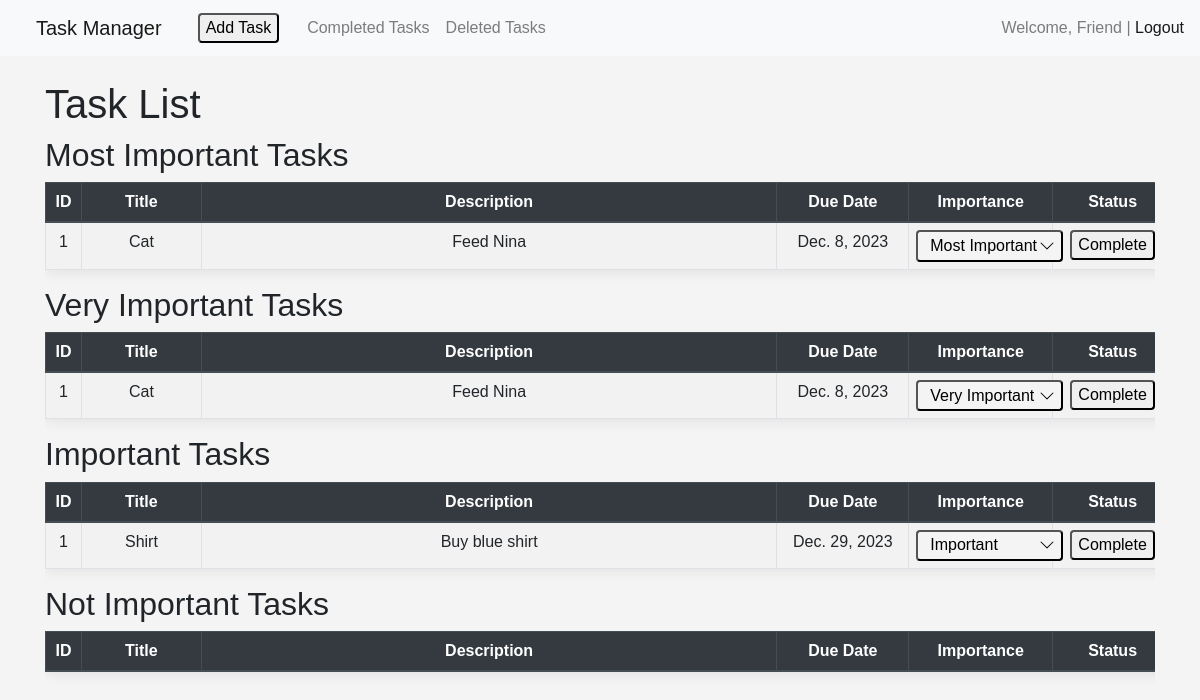
Page /tasks/ (signed in) on the committed database.
### task_manager/models.py (models this page shows, shortened)
class Task(models.Model):
    STATUS_CHOICES = (
        ('Incomplete', 'Incomplete'),
        ('Complete', 'Complete'),
    )
    IMPORTANCE_CHOICES = [
        ('most_important', 'Most Important'),
        ('very_important', 'Very Important'),
        ('important', 'Important'),
        ('not_important', 'Not Important'),
    ]
    user = models.ForeignKey(settings.AUTH_USER_MODEL, on_delete=models.CASCADE)
    title = models.CharField(max_length=64)
    description = models.TextField()
    created_at = models.DateTimeField(auto_now_add=True)
    due_date = models.DateField()
    status = models.CharField(max_length=20, choices=STATUS_CHOICES, default='Incomplete')
    importance = models.CharField(
        max_length=20,
        choices=IMPORTANCE_CHOICES,
        default='not_important'
    )
    is_deleted = models.BooleanField(default=False)
    class Meta:
        app_label = 'task_manager'

### task_manager/views.py (the view, shortened to what this page needs)
# urls.py: path('', views.task_list, name='task_list'),
@login_required
def task_list(request):
    filters = {'user': request.user, 'status': 'Incomplete', 'is_deleted': False}
    most_important_tasks = Task.objects.filter(**filters, importance='most_important').order_by('due_date')
    very_important_tasks = Task.objects.filter(**filters, importance='very_important').order_by('due_date')
    important_tasks = Task.objects.filter(**filters, importance='important').order_by('due_date')
    not_important_tasks = Task.objects.filter(**filters, importance='not_important').order_by('due_date')
    task_categories = {
        'most_important_tasks': most_important_tasks,
        'very_important_tasks': very_important_tasks,
        'important_tasks': important_tasks,
        'not_important_tasks': not_important_tasks
    }
    return render(request, 'tasks/task_list.html', {'task_categories': task_categories})

### task_manager/templates/tasks/task_list.html
{% extends "tasks/layout.html" %}
{% block content %}
<h1>Task List</h1>
<div class="active-tasks">
    <div class="most-important-tasks">
        <h2>Most Important Tasks</h2>
        {% include 'tasks/task_table.html' with tasks=task_categories.most_important_tasks %}
    </div>
    <div class="very-important-tasks">
        <h2>Very Important Tasks</h2>
        {% include 'tasks/task_table.html' with tasks=task_categories.very_important_tasks %}
    </div>
    <div class="important-tasks">
        <h2>Important Tasks</h2>
        {% include 'tasks/task_table.html' with tasks=task_categories.important_tasks %}
    </div>
    <div class="not-important-tasks">
        <h2>Not Important Tasks</h2>
        {% include 'tasks/task_table.html' with tasks=task_categories.not_important_tasks %}
    </div>
</div>
{% endblock %}

### task_manager/templates/tasks/task_table.html (shortened to what this page needs)
<div class="scrollable-container">
    <table class="table table-striped table-bordered table-hover">
        <thead class="thead-dark">
            <tr>
                <th class="col-id">ID</th>
                <th class="col-title">Title</th>
                <th class="col-description">Description</th>
                <th class="col-due-date">Due Date</th>
                <th class="col-importance">Importance</th>
                <th class="col-status">Status</th>
            </tr>
        </thead>
        <tbody>
            {% for task in tasks %}
            <tr>
                <td>{{ forloop.counter }}</tstyle="white-space: nowrap;"d>
                <td style="word-break: keep-all; white-space: pre-wrap;">{{ task.title }}</td>
                <td style="word-break: keep-all; white-space: pre-wrap;">{{ task.description }}</td>
                <td>{{ task.due_date }}</td>
                <td>
                    <select class="importance-select" data-id="{{ task.id }}">
                        {% for value, display_name in task.IMPORTANCE_CHOICES %}
                            <option value="{{ value }}" {% if task.importance == value %}selected{% endif %}>{{ display_name }}</option>
                        {% endfor %}
                    </select>
                </td>
                <td>
                    {% if task.is_deleted %}
                        <button class="restore-btn" data-id="{{ task.id }}">Restore</button>
                    {% else %}
                        {% if task.status == "Complete" %}
                            <button class="complete-btn" data-id="{{ task.id }}">Incomplete</button>
                        {% else %}
                            <button class="complete-btn" data-id="{{ task.id }}">Complete</button>
                        {% endif %}
                    {% endif %}
                </td>
            </tr>
            {% endfor %}
        </tbody>
    </table>
</div>

### task_manager/static/tasks/styles.css (style rules this page uses)
body { font-family: 'Arial', sans-serif; background-color: #f4f4f4; }
.table { background-color: #ffffff; box-shadow: 0px 0px 15px rgba(0,0,0,0.1); width: 100%; min-width: 1200px; }
table { width: 100%; table-layout: fixed; }
table td, table th { overflow-wrap: break-word; word-wrap: break-word; word-break: break-all; text-align: center; vertical-align: middle; }
button { border-radius: .25rem; margin: 0; }
.importance-select { appearance: none; -webkit-appearance: none; -moz-appearance: none; background-position: right 6px center; background-repeat: no-repeat; background-color: #f4f4f4; color: black; padding-left: .75rem; padding-right: 1.5rem; padding-top: .1rem; padding-bottom: .1rem; border: 2px outset buttonborder; width: auto; height: auto; display: inline-block; font-size: 1rem; border-color: buttonborder; border-radius: .25rem; line-height: 1.5; }
.importance-select option { background-color: #f4f4f4; color: black; padding: 8px 10px; }
.col-id { width: 3%; }
.col-title { width: 10%; }
.col-description { width: 48%; }
.col-due-date { width: 11%; }
.col-importance { width: 12%; }
.col-status { width: 10%; }
table th, table td { padding: 7px 7px; }
.table th, .table td { padding: 7px 7px; }
.scrollable-container { overflow-x: auto; }
table td, table th { word-wrap: normal; word-break: normal; }

### rows in the picture
Task: title "Cat", description "Feed Nina", due_date "Dec. 8, 2023", importance+id "Most Important"
Task: title "Cat", description "Feed Nina", due_date "Dec. 8, 2023", importance+id "Very Important"
Task: title "Shirt", description "Buy blue shirt", due_date "Dec. 29, 2023", importance+id "Important"
